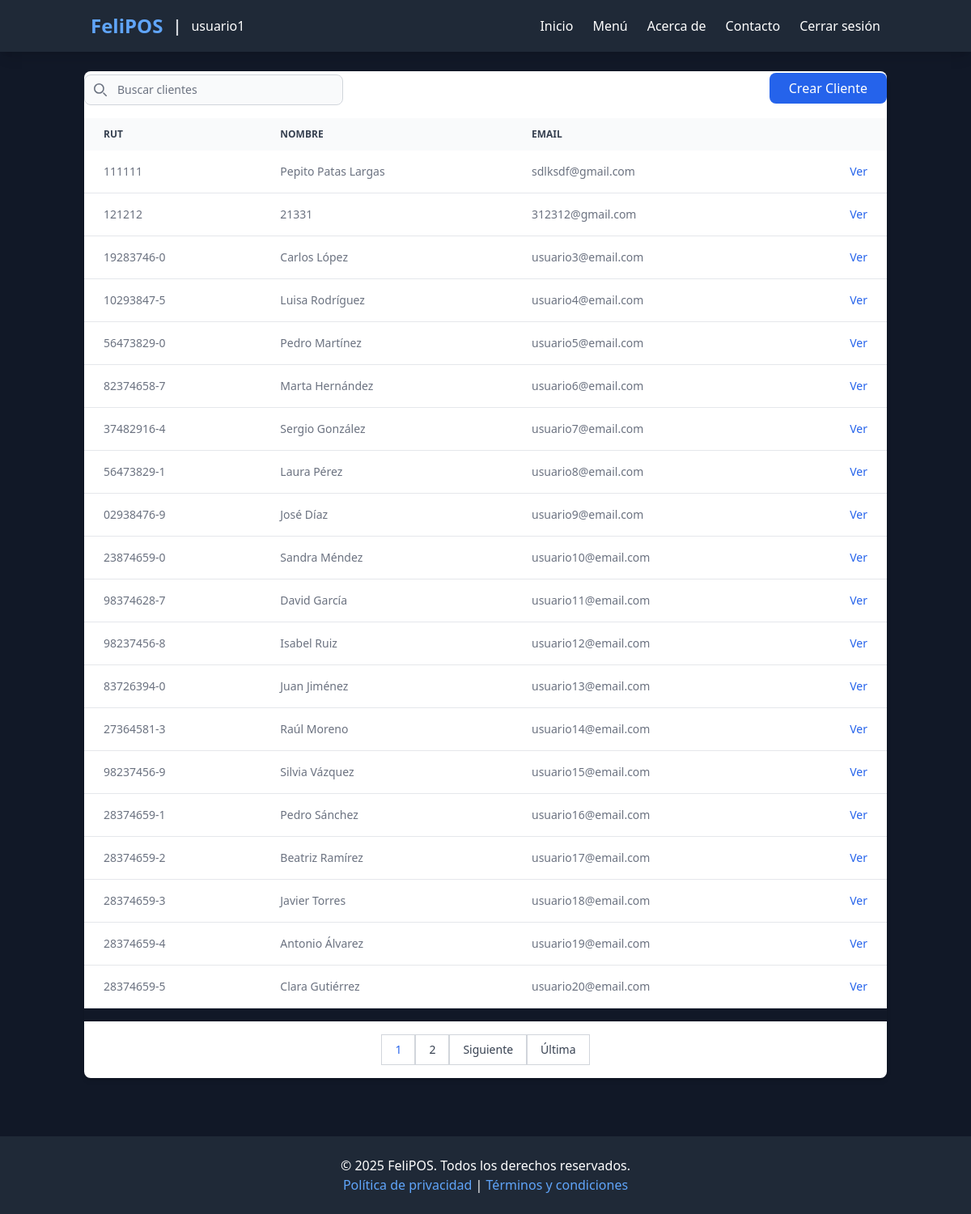
/clientes/ (signed in), run on the app's committed database.
### punto_venta/models.py (models this page shows, shortened)
class Cliente(models.Model):
    user = models.OneToOneField(User, on_delete=models.CASCADE, null=True, blank=True)  # Relación con User
    rut = models.CharField(max_length=20)
    nombre = models.CharField(max_length=100)
    email = models.EmailField(blank=True, null=True)
    telefono = models.CharField(blank=True, null=True, max_length=15)
    direccion = models.TextField(blank=True, null=True)

### punto_venta/views.py (the view)
# urls.py: path('clientes/', views.clientes_list, name='clientes_list'),
def clientes_list(request):
    search_query = request.GET.get('search', '')  # Obtener el término de búsqueda
    clientes = Cliente.objects.all()
    if search_query:
        clientes = clientes.filter(
            Q(rut__icontains=search_query) |
            Q(nombre__icontains=search_query) |
            Q(email__icontains=search_query)
        )
    paginator = Paginator(clientes, 20)  # Mostrar 20 clientes por página
    page_number = request.GET.get('page')
    page_obj = paginator.get_page(page_number)
    response = render(request, "cliente/cliente_list.html", {"page_obj": page_obj})
    response['Cache-Control'] = 'no-store'  # Evitar caché
    return response

### punto_venta/templates/cliente/cliente_list.html (shortened to what this page needs)
{% extends 'base.html' %}
{% load static tailwind_tags %}
{% block content %}
<div class="relative overflow-x-auto shadow-md sm:rounded-lg">
    <div class="pb-4 bg-white dark:bg-gray-900">
        <div class="flex justify-between items-center">
            <div class="relative mt-1">
                <div class="absolute inset-y-0 rtl:inset-r-0 start-0 flex items-center ps-3 pointer-events-none">
                </div>
                <form method="get" action="{% url 'clientes_list' %}" autocomplete="off">
                    <input type="text" name="search" value="{{ search_query }}" id="table-search" class="block pt-2 ps-10 text-sm text-gray-900 border border-gray-300 rounded-lg w-80 bg-gray-50 focus:ring-blue-500 focus:border-blue-500 dark:bg-gray-700 dark:border-gray-600 dark:placeholder-gray-400 dark:text-white dark:focus:ring-blue-500 dark:focus:border-blue-500" placeholder="Buscar clientes">
                </form>
            </div>
            <div>
                <a href="{% url 'cliente_create' %}" class="px-6 py-2 bg-blue-600 text-white rounded-lg hover:bg-blue-700 transition-all duration-300">Crear Cliente</a>
            </div>
        </div>
    </div>
    <div class="flex flex-col min-h-[400px]">
        <div class="flex-1 overflow-x-auto">
            <table class="min-w-full table-auto border-collapse text-sm text-left text-gray-500 dark:text-gray-400">
                <thead class="text-xs text-gray-700 uppercase bg-gray-50 dark:bg-gray-700 dark:text-gray-400">
                    <tr>
                        <th class="px-6 py-3">RUT</th>
                        <th class="px-6 py-3">Nombre</th>
                        <th class="px-6 py-3">Email</th>
                        <th class="px-6 py-3"></th>
                    </tr>
                </thead>
                <tbody>
                    {% for cliente in page_obj %}
                        <tr class="bg-white border-b dark:bg-gray-800 dark:border-gray-700 hover:bg-gray-50 dark:hover:bg-gray-600">
                            <td class="px-6 py-4">{{ cliente.rut }}</td>
                            <td class="px-6 py-4">{{ cliente.nombre }}</td>
                            <td class="px-6 py-4">{{ cliente.email }}</td>
                            <td class="px-6 py-4 text-right">
                                <a href="{% url 'cliente_detail' cliente.id %}" class="font-medium text-blue-600 dark:text-blue-500 hover:underline">Ver</a>
                            </td>
                        </tr>
                    {% endfor %}
                </tbody>
            </table>
        </div>
        <div class="mt-4 flex justify-center items-center py-4 bg-white dark:bg-gray-900">
            <div class="flex items-center space-x-2">
                {% for i in page_obj.paginator.page_range %}
                    {% if page_obj.number == i %}
                        <a href="#" class="px-4 py-2 text-sm font-medium text-blue-600 bg-blue-100 border border-gray-300 hover:bg-blue-200 dark:text-white dark:bg-blue-600 dark:border-gray-600">
                            {{ i }}
                        </a>
                    {% else %}
                        <a href="?page={{ i }}&search={{ search_query }}" class="px-4 py-2 text-sm font-medium text-gray-700 bg-white border border-gray-300 hover:bg-gray-100 dark:text-gray-400 dark:bg-gray-700 dark:border-gray-600 dark:hover:bg-gray-600">
                            {{ i }}
                        </a>
                    {% endif %}
                {% endfor %}
                {% if page_obj.has_next %}
                    <a href="?page={{ page_obj.next_page_number }}&search={{ search_query }}" class="px-4 py-2 text-sm font-medium text-gray-700 bg-white border border-gray-300 hover:bg-gray-100 dark:text-gray-400 dark:bg-gray-700 dark:border-gray-600 dark:hover:bg-gray-600">
                        Siguiente
                    </a>
                    <a href="?page={{ page_obj.paginator.num_pages }}&search={{ search_query }}" class="px-4 py-2 text-sm font-medium text-gray-700 bg-white border border-gray-300 rounded-r-lg hover:bg-gray-100 dark:text-gray-400 dark:bg-gray-700 dark:border-gray-600 dark:hover:bg-gray-600">
                        Última
                    </a>
                {% endif %}
            </div>
        </div>
    </div>
</div>
{% endblock %}

### punto_venta/templates/base.html (shortened to what this page needs)
{% load static tailwind_tags %}
<!DOCTYPE html>
<html lang="es">
<head>
    {% tailwind_css %}
</head>
<body class="bg-gray-900 text-white flex flex-col min-h-screen">
<header class="bg-gray-800 py-4 shadow-lg">
    <div class="container mx-auto flex justify-between items-center px-6">
        <div class="flex items-center space-x-3">
            <a href="/" class="text-2xl font-bold text-blue-400 hover:text-blue-500 transition duration-300">FeliPOS</a>
            {% if user.is_authenticated %}
            <span class="text-xl font-semibold text-gray-300">|</span>
                <p class="text-white">{{ user.username }}</p>
            {% endif %}
        </div>
        <nav>
            <ul class="flex space-x-6">
                <li><a href="/" class="hover:text-blue-400 transition duration-300">Inicio</a></li>
                {% if user.is_authenticated %}
                    <li><a href="/menu/" class="hover:text-blue-400 transition duration-300">Menú</a></li>
                    <li><a href="/about/" class="hover:text-blue-400 transition duration-300">Acerca de</a></li>
                    <li><a href="/contact/" class="hover:text-blue-400 transition duration-300">Contacto</a></li>
                    <li><a href="{% url 'logout' %}" class="hover:text-blue-400 transition duration-300">Cerrar sesión</a></li>
                {% else %}
                    <li><a href="/about/" class="hover:text-blue-400 transition duration-300">Acerca de</a></li>
                    <li><a href="/contact/" class="hover:text-blue-400 transition duration-300">Contacto</a></li>
                    <li><a href="{% url 'login' %}" class="hover:text-blue-400 transition duration-300">Iniciar sesión</a></li>
                {% endif %}
            </ul>
        </nav>
    </div>
</header>
    <main class="flex-grow container mx-auto py-6 px-4">
        {% block content %}{% endblock %}
    </main>
    <footer class="bg-gray-800 py-6 mt-12">
        <div class="container mx-auto text-center">
            <p>&copy; 2025 FeliPOS. Todos los derechos reservados.</p>
            <p><a href="/privacy/" class="text-blue-400 hover:underline">Política de privacidad</a> | <a href="/terms/" class="text-blue-400 hover:underline">Términos y condiciones</a></p>
        </div>
    </footer>
</body>
</html>

### data on the page
Cliente: rut "111111", nombre "Pepito Patas Largas", email "sdlksdf@gmail.com"
Cliente: rut "121212", nombre "21331", email "312312@gmail.com"
Cliente: rut "19283746-0", nombre "Carlos López", email "usuario3@email.com"
Cliente: rut "10293847-5", nombre "Luisa Rodríguez", email "usuario4@email.com"
Cliente: rut "56473829-0", nombre "Pedro Martínez", email "usuario5@email.com"
Cliente: rut "82374658-7", nombre "Marta Hernández", email "usuario6@email.com"
Cliente: rut "37482916-4", nombre "Sergio González", email "usuario7@email.com"
Cliente: rut "56473829-1", nombre "Laura Pérez", email "usuario8@email.com"
Cliente: rut "02938476-9", nombre "José Díaz", email "usuario9@email.com"
Cliente: rut "23874659-0", nombre "Sandra Méndez", email "usuario10@email.com"
Cliente: rut "98374628-7", nombre "David García", email "usuario11@email.com"
Cliente: rut "98237456-8", nombre "Isabel Ruiz", email "usuario12@email.com"
Cliente: rut "83726394-0", nombre "Juan Jiménez", email "usuario13@email.com"
Cliente: rut "27364581-3", nombre "Raúl Moreno", email "usuario14@email.com"
Cliente: rut "98237456-9", nombre "Silvia Vázquez", email "usuario15@email.com"
Cliente: rut "28374659-1", nombre "Pedro Sánchez", email "usuario16@email.com"
Cliente: rut "28374659-2", nombre "Beatriz Ramírez", email "usuario17@email.com"
Cliente: rut "28374659-3", nombre "Javier Torres", email "usuario18@email.com"
Cliente: rut "28374659-4", nombre "Antonio Álvarez", email "usuario19@email.com"
Cliente: rut "28374659-5", nombre "Clara Gutiérrez", email "usuario20@email.com"

### other printed values
{{ user.username }} "usuario1"
{{ i }} "1"
{{ i }} "2"
